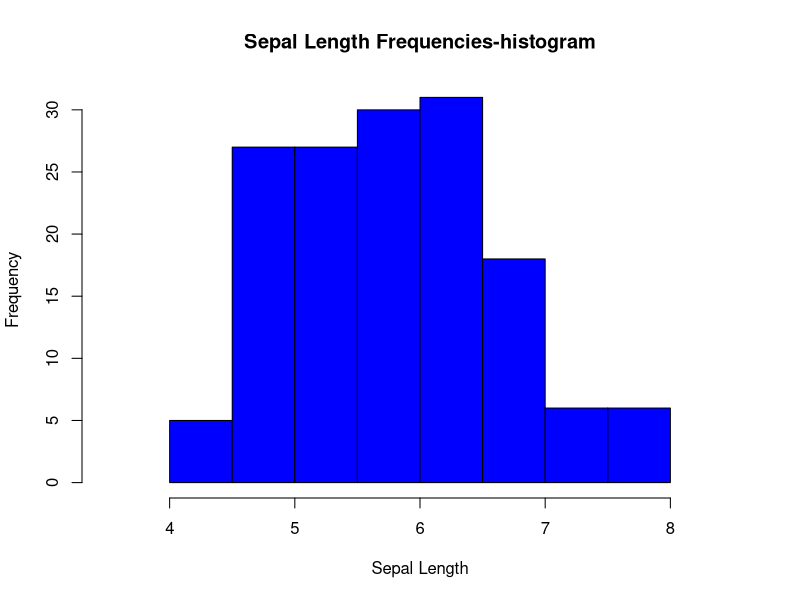
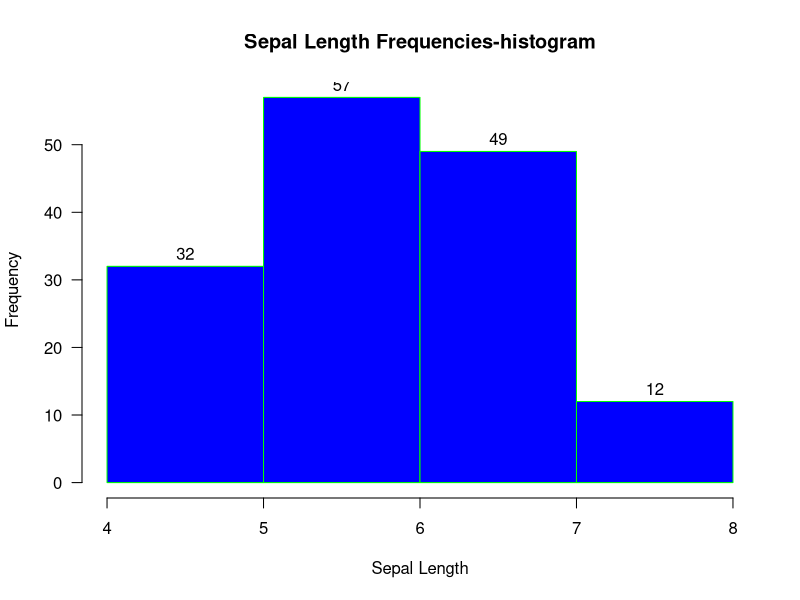
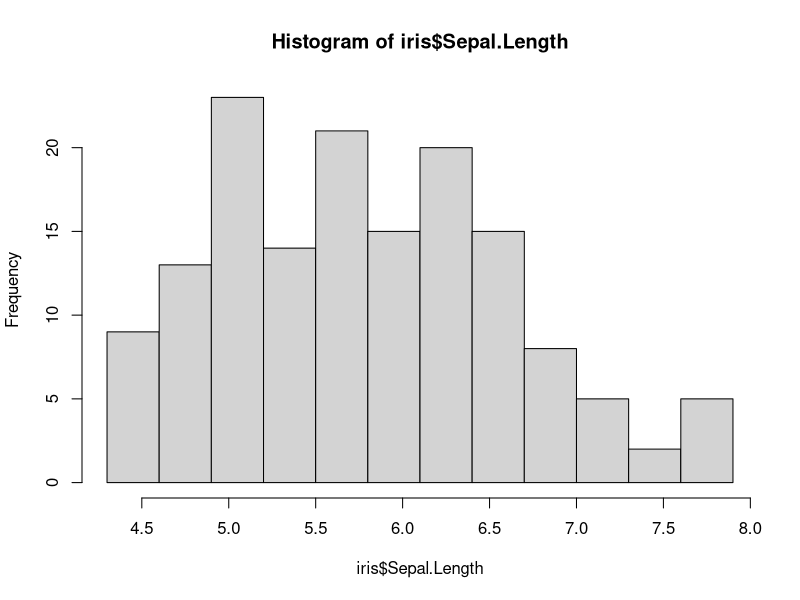
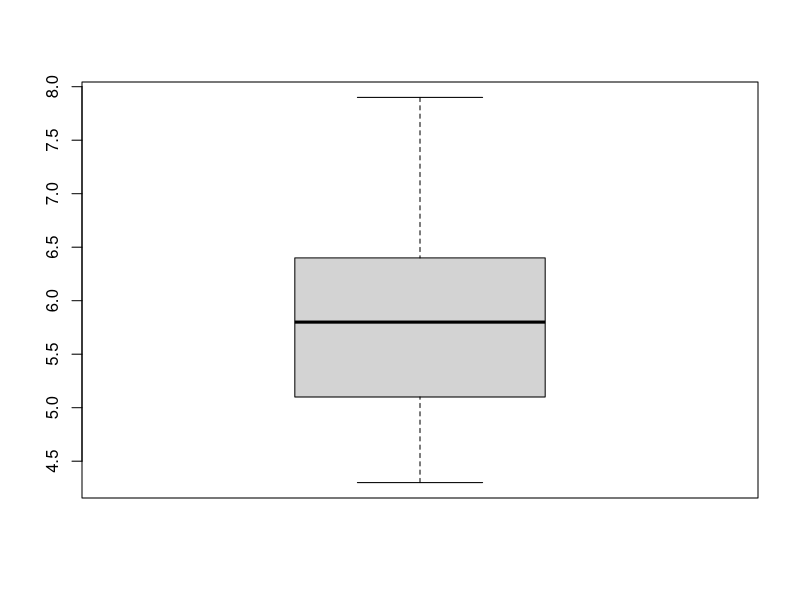
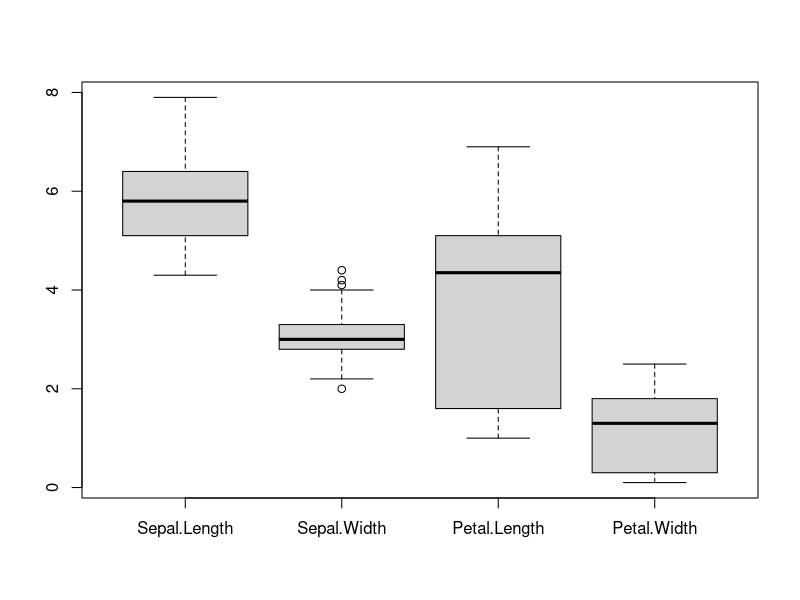
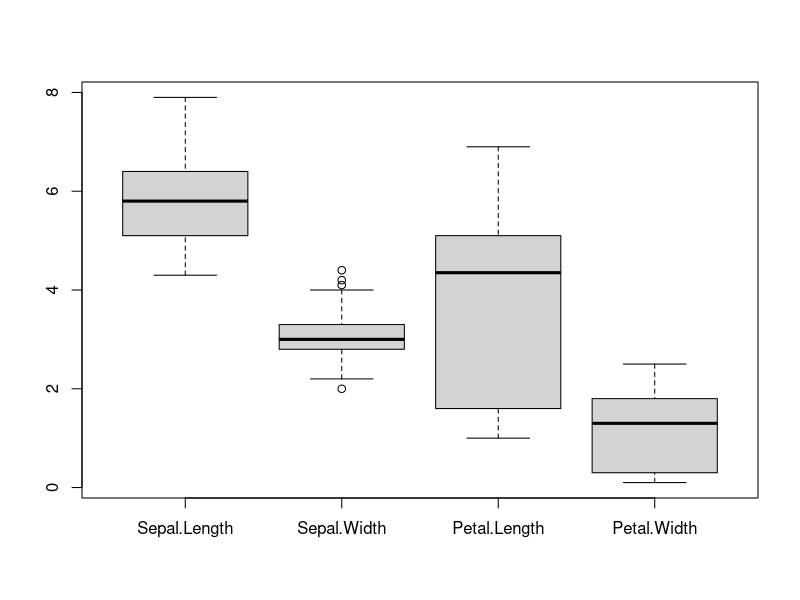

These charts were generated, in order, by the following R code: (Note: this script raises an error after producing the figures.)
library(datasets)
data("iris")
#How many features are there and what are their types 
#To Know the attributes Name
names(iris)
#To know total rows and columns
dim(iris)

#To Disaply the dataset in rows and columns
View(iris)

# To know Internal structure
str(iris)

#Compute and display summary statistics for each feature available 
#in the dataset. (eg. minimum value, maximum value, mean, range, 
#standard deviation, variance and percentiles
# statistics
#To know min
min(iris$Sepal.Length)


#To know max
max(iris$Sepal.Length)

#TO know mean(Average)
mean(iris$Sepal.Length)

#To Identify Range of Values
range(iris$Sepal.Length)

#To know standard Deviation
sd(iris$Sepal.Length) 

#to Identify variance
var(iris$Sepal.Length)
#sample of 0,25,50,75,100 %
quantile(iris$Sepal.Length)

#if specific % required
quantile(iris$Sepal.Length,c(0.3,0.6))

#Data Visualization-Create a histogram for each feature in the dataset 
#to illustrate the feature distributions.  Plot each histogram
#to Create a histogram
h<-hist(iris$Sepal.Length,main="Sepal Length Frequencies-histogram",xlab="Sepal Length",
        xlim=c(3.5,8.5), col="blue")
#to display the details of the histogram
h
#using breaks and las
h<-hist(iris$Sepal.Length,main="Sepal Length Frequencies-histogram",xlab="Sepal Length",
        col="blue", labels=TRUE, breaks=3,border="green" ,las=1)

h<-hist(iris$Sepal.Length,breaks=c(4.3,4.6,4.9,5.2,5.5,5.8,6.1,6.4,6.7,7.0,7.3,7.6,7.9))

#Create a boxplot for each feature in the dataset.  
#All of the boxplots should be combined into a single plot.  
#Compare distributions and identify outliers.
#using boxplot() function
boxplot(iris$Sepal.Length)

#this will display the summary - the quartile,median,min,max..
summary(iris$Sepal.Length)

#combined boxplot for all 4 features
boxplot(iris[,-5])

#a combined boxplot, excluding the species
myboxplot<-boxplot(iris[,-5])

#identify outliers
myboxplot$out
set.seed(99)
rnum<- sample(rep(1:150))
rnum
normalize <- function(x){
  return ((x-min(x))/(max(x)-min(x)))
}
iris.new<- as.data.frame(lapply(iris[,c(1,2,3,4)],normalize))
head(iris.new)
library(class)
model1<- knn(train=iris.train, test=iris.test, cl=iris.train.target, k=16)
dia_nor <- as.data.frame(lapply(dia[,c(1,5,6,7,8,9,10)]), nor)
df <- data(iris)                          
head(iris)
ran <- sample(1:nrow(iris), 0.9 * nrow(iris)) 
nor <-function(x) { (x -min(x))/(max(x)-min(x))   }
iris_norm <- as.data.frame(lapply(iris[,c(1,2,3,4)], nor))
summary(iris_norm)
iris_train <- iris_norm[ran,] 
iris_test <- iris_norm[-ran,] 
iris_target_category <- iris[ran,5]
iris_test_category <- iris[-ran,5]
library(class)
pr <- knn(iris_train,iris_test,cl=iris_target_category,k=13)
tab <- table(pr,iris_test_category)
accuracy <- function(x){sum(diag(x)/(sum(rowSums(x)))) * 100}
accuracy(tab)
